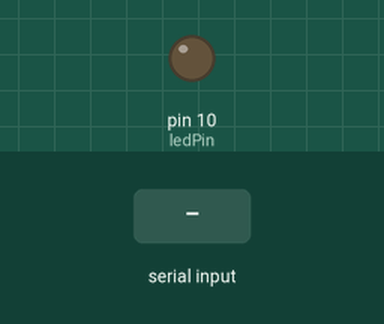
This sketch was run on a simulated Arduino Uno, built with avr-gcc and run on an emulated ATmega328P. Parts: output pins drawn as LEDs (lit = HIGH). Inputs (shaded band) come from the test bench.

Above: at 1.2 s.
1.3 s: "1" received over Serial
At 1.9 s:
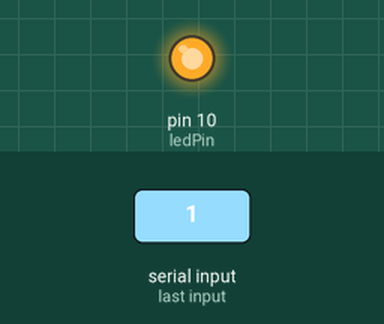
2.8 s: "0" received over Serial
At 4.2 s:
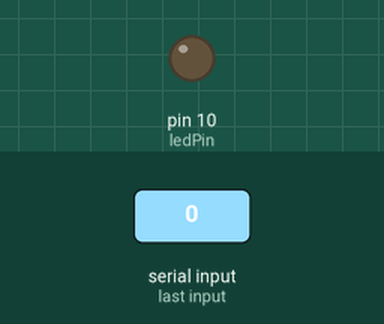
Timing chart, 0 to 5.8 s (numbered marks = the images above; inputs shaded):
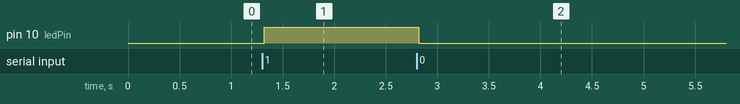

Measured:
- after the input at 1.3 s, pin 10 (ledPin): LOW → HIGH at once
- after the input at 2.8 s, pin 10 (ledPin): HIGH → LOW at once

The sketch:

SerialSignal.ino
```cpp
//* Linh kiện điện tử: đèn LED kết nối với chân D10.
int ledPin = 10;

void setup()
{
  pinMode(ledPin, OUTPUT );
  Serial.begin(9600);
}

void loop()
{
  while (Serial.available()){
     char signal = Serial.read();
     if (signal == '1'){
       digitalWrite(ledPin, HIGH);
       if (signal =='2' ){
         analogWrite(ledPin,100);
       }
     } else if (signal == '0'){
       digitalWrite(ledPin, LOW);
     }
  }
  delay(30);
}
```
